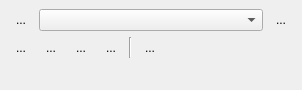
<?xml version="1.0" encoding="UTF-8"?>
<ui version="4.0">
 <class>SelectorDockWidgetBase</class>
 <widget class="QDockWidget" name="SelectorDockWidgetBase">
  <property name="geometry">
   <rect>
    <x>0</x>
    <y>0</y>
    <width>302</width>
    <height>90</height>
   </rect>
  </property>
  <property name="features">
   <set>QDockWidget::DockWidgetClosable|QDockWidget::DockWidgetMovable|QDockWidget::DockWidgetFloatable</set>
  </property>
  <property name="windowTitle">
   <string>ThemeSelector</string>
  </property>
  <widget class="QWidget" name="dockWidgetContents">
   <layout class="QVBoxLayout" name="verticalLayout">
    <item>
     <layout class="QHBoxLayout" name="navigationLayout">
      <item>
       <widget class="QToolButton" name="pushButton_up">
        <property name="toolTip">
         <string>Previous Theme (Ctrl+Up)</string>
        </property>
        <property name="text">
         <string>...</string>
        </property>
        <property name="shortcut">
         <string>Ctrl+Up</string>
        </property>
        <property name="autoRaise">
         <bool>true</bool>
        </property>
       </widget>
      </item>
      <item>
       <widget class="QComboBox" name="PresetComboBox">
        <property name="sizePolicy">
         <sizepolicy hsizetype="Expanding" vsizetype="Fixed">
          <horstretch>0</horstretch>
          <verstretch>0</verstretch>
         </sizepolicy>
        </property>
        <property name="toolTip">
         <string>Themebox</string>
        </property>
       </widget>
      </item>
      <item>
       <widget class="QToolButton" name="pushButton_down">
        <property name="toolTip">
         <string>Next Theme (Ctrl+Down)</string>
        </property>
        <property name="text">
         <string>...</string>
        </property>
        <property name="shortcut">
         <string>Ctrl+Down</string>
        </property>
        <property name="autoRaise">
         <bool>true</bool>
        </property>
       </widget>
      </item>
     </layout>
    </item>
    <item>
     <layout class="QHBoxLayout" name="actionsLayout">
      <item>
       <widget class="QToolButton" name="pushButton_add">
        <property name="toolTip">
         <string>Add visible map layers as new theme</string>
        </property>
        <property name="text">
         <string>...</string>
        </property>
        <property name="autoRaise">
         <bool>true</bool>
        </property>
       </widget>
      </item>
      <item>
       <widget class="QToolButton" name="pushButton_duplicate">
        <property name="toolTip">
         <string>Duplicate Theme</string>
        </property>
        <property name="text">
         <string>...</string>
        </property>
        <property name="autoRaise">
         <bool>true</bool>
        </property>
       </widget>
      </item>
      <item>
       <widget class="QToolButton" name="pushButton_rename">
        <property name="toolTip">
         <string>Rename Theme</string>
        </property>
        <property name="text">
         <string>...</string>
        </property>
        <property name="autoRaise">
         <bool>true</bool>
        </property>
       </widget>
      </item>
      <item>
       <widget class="QToolButton" name="pushButton_replace">
        <property name="toolTip">
         <string>Update theme with current layer visibility</string>
        </property>
        <property name="text">
         <string>...</string>
        </property>
        <property name="autoRaise">
         <bool>true</bool>
        </property>
       </widget>
      </item>
      <item>
       <widget class="Line" name="actionsSeparator">
        <property name="orientation">
         <enum>Qt::Vertical</enum>
        </property>
       </widget>
      </item>
      <item>
       <widget class="QToolButton" name="pushButton_remove">
        <property name="toolTip">
         <string>Remove Theme</string>
        </property>
        <property name="text">
         <string>...</string>
        </property>
        <property name="autoRaise">
         <bool>true</bool>
        </property>
       </widget>
      </item>
      <item>
       <spacer name="actionsSpacer">
        <property name="orientation">
         <enum>Qt::Horizontal</enum>
        </property>
        <property name="sizeHint" stdset="0">
         <size>
          <width>40</width>
          <height>20</height>
         </size>
        </property>
       </spacer>
      </item>
     </layout>
    </item>
    <item>
     <spacer name="verticalSpacer">
      <property name="orientation">
       <enum>Qt::Vertical</enum>
      </property>
      <property name="sizeHint" stdset="0">
       <size>
        <width>20</width>
        <height>0</height>
       </size>
      </property>
     </spacer>
    </item>
   </layout>
  </widget>
 </widget>
 <tabstops>
  <tabstop>PresetComboBox</tabstop>
 </tabstops>
 <resources/>
 <connections/>
</ui>
